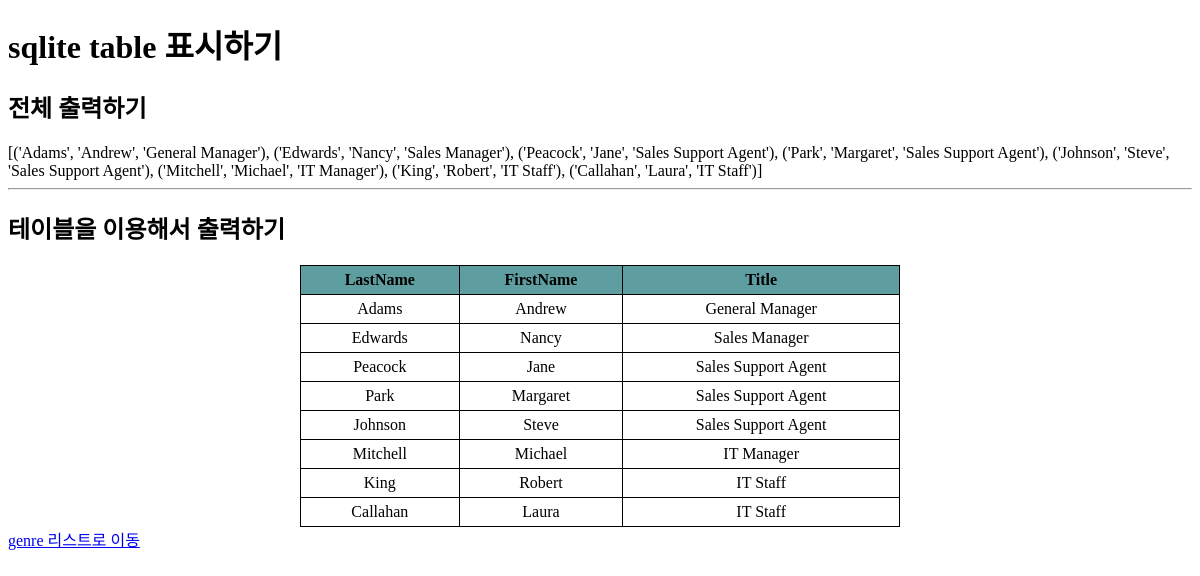
The page /employees on the database its author committed.
### tables this page shows
CREATE TABLE "employees"
(
    [EmployeeId] INTEGER PRIMARY KEY AUTOINCREMENT NOT NULL,
    [LastName] NVARCHAR(20)  NOT NULL,
    [FirstName] NVARCHAR(20)  NOT NULL,
    [Title] NVARCHAR(30),
    [ReportsTo] INTEGER,
    [BirthDate] DATETIME,
    [HireDate] DATETIME,
    [Address] NVARCHAR(70),
    [City] NVARCHAR(40),
    [State] NVARCHAR(40),
    [Country] NVARCHAR(40),
    [PostalCode] NVARCHAR(10),
    [Phone] NVARCHAR(24),
    [Fax] NVARCHAR(24),
    [Email] NVARCHAR(60),
    FOREIGN KEY ([ReportsTo]) REFERENCES "employees" ([EmployeeId]) 
		ON DELETE NO ACTION ON UPDATE NO ACTION
);

### day14_2.py (the view)
@app.route('/employees')
def employees():
    conn = sqlite3.connect('test.db')
    cursor = conn.cursor()
    cursor.execute(''' select LastName, FirstName, Title from employees;  ''')
    result = cursor.fetchall()
    return render_template('sqlite_index.html', result=result)

### templates/sqlite_index.html (shortened to what this page needs)
<!DOCTYPE html>
<html lang="ko">
<head>
</head>
<body>
    <h1>sqlite table 표시하기</h1>
    <h2>전체 출력하기</h2>
    <div>{{ result }}</div>
    <hr>
    <h2>테이블을 이용해서 출력하기</h2>
    <table id="tableStyle">
        <tr>
            <th>LastName</th>
            <th>FirstName</th>
            <th>Title</th>
        </tr>
        {% for row in result %}
        <tr>
            <td>{{row[0]}}</td>
            <td>{{row[1]}}</td>
            <td>{{row[2]}}</td>
        </tr>
        {% endfor %}
    </table>
    <a href="/list5">genre 리스트로 이동</a>
</body>
</html>

### templates/sqlite_index.html (style rules this page uses)
#tableStyle { width:600px; margin:0 auto; border-collapse:collapse; }
#tableStyle tr th { background:cadetblue;padding:5px; border:1px solid black }
#tableStyle tr td { padding:5px; border:1px solid black; text-align:center }

### rows shown on the page
employees: LastName "Adams", FirstName "Andrew", Title "General Manager"
employees: LastName "Edwards", FirstName "Nancy", Title "Sales Manager"
employees: LastName "Peacock", FirstName "Jane", Title "Sales Support Agent"
employees: LastName "Park", FirstName "Margaret", Title "Sales Support Agent"
employees: LastName "Johnson", FirstName "Steve", Title "Sales Support Agent"
employees: LastName "Mitchell", FirstName "Michael", Title "IT Manager"
employees: LastName "King", FirstName "Robert", Title "IT Staff"
employees: LastName "Callahan", FirstName "Laura", Title "IT Staff"
